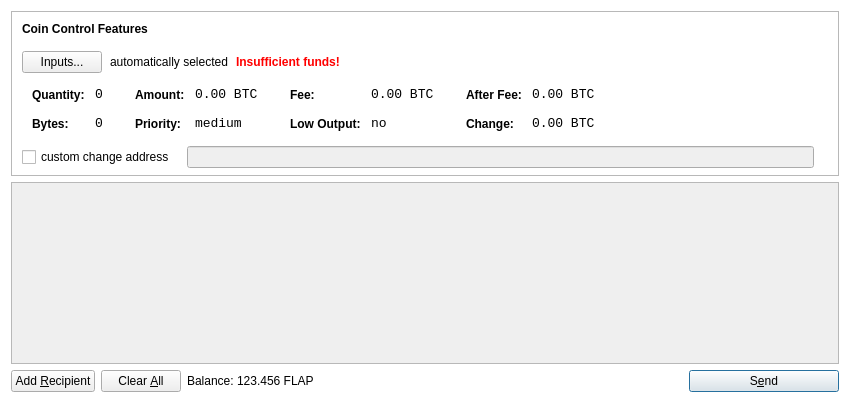
<?xml version="1.0" encoding="UTF-8"?>
<ui version="4.0">
 <class>SendCoinsDialog</class>
 <widget class="QDialog" name="SendCoinsDialog">
  <property name="geometry">
   <rect>
    <x>0</x>
    <y>0</y>
    <width>850</width>
    <height>400</height>
   </rect>
  </property>
  <property name="windowTitle">
   <string>Send Coins</string>
  </property>
  <property name="styleSheet">
   <string notr="true">QDialog { background: transparent; }</string>
  </property>
  <layout class="QVBoxLayout" name="verticalLayout" stretch="0,1,0">
   <property name="bottomMargin">
    <number>8</number>
   </property>
   <item>
    <widget class="QFrame" name="frameCoinControl">
     <property name="sizePolicy">
      <sizepolicy hsizetype="Expanding" vsizetype="Expanding">
       <horstretch>0</horstretch>
       <verstretch>0</verstretch>
      </sizepolicy>
     </property>
     <property name="maximumSize">
      <size>
       <width>16777215</width>
       <height>16777215</height>
      </size>
     </property>
     <property name="frameShape">
      <enum>QFrame::StyledPanel</enum>
     </property>
     <property name="frameShadow">
      <enum>QFrame::Sunken</enum>
     </property>
     <layout class="QVBoxLayout" name="verticalLayoutCoinControl2">
      <property name="spacing">
       <number>6</number>
      </property>
      <property name="leftMargin">
       <number>0</number>
      </property>
      <property name="topMargin">
       <number>0</number>
      </property>
      <property name="rightMargin">
       <number>0</number>
      </property>
      <property name="bottomMargin">
       <number>6</number>
      </property>
      <item>
       <layout class="QVBoxLayout" name="verticalLayoutCoinControl" stretch="0,0,0,0,1">
        <property name="spacing">
         <number>0</number>
        </property>
        <property name="leftMargin">
         <number>10</number>
        </property>
        <property name="topMargin">
         <number>10</number>
        </property>
        <item>
         <layout class="QHBoxLayout" name="horizontalLayoutCoinControl1">
          <property name="bottomMargin">
           <number>15</number>
          </property>
          <item>
           <widget class="QLabel" name="labelCoinControlFeatures">
            <property name="sizePolicy">
             <sizepolicy hsizetype="Preferred" vsizetype="Maximum">
              <horstretch>0</horstretch>
              <verstretch>0</verstretch>
             </sizepolicy>
            </property>
            <property name="font">
             <font>
              <weight>75</weight>
              <bold>true</bold>
             </font>
            </property>
            <property name="styleSheet">
             <string notr="true">font-weight:bold;</string>
            </property>
            <property name="text">
             <string>Coin Control Features</string>
            </property>
           </widget>
          </item>
         </layout>
        </item>
        <item>
         <layout class="QHBoxLayout" name="horizontalLayoutCoinControl2" stretch="0,0,0,0">
          <property name="spacing">
           <number>8</number>
          </property>
          <property name="bottomMargin">
           <number>10</number>
          </property>
          <item>
           <widget class="QPushButton" name="pushButtonCoinControl">
            <property name="styleSheet">
             <string notr="true"/>
            </property>
            <property name="text">
             <string>Inputs...</string>
            </property>
           </widget>
          </item>
          <item>
           <widget class="QLabel" name="labelCoinControlAutomaticallySelected">
            <property name="text">
             <string>automatically selected</string>
            </property>
            <property name="margin">
             <number>5</number>
            </property>
           </widget>
          </item>
          <item>
           <widget class="QLabel" name="labelCoinControlInsuffFunds">
            <property name="font">
             <font>
              <weight>75</weight>
              <bold>true</bold>
             </font>
            </property>
            <property name="styleSheet">
             <string notr="true">color:red;font-weight:bold;</string>
            </property>
            <property name="text">
             <string>Insufficient funds!</string>
            </property>
            <property name="margin">
             <number>5</number>
            </property>
           </widget>
          </item>
          <item>
           <spacer name="horizontalSpacerCoinControl">
            <property name="orientation">
             <enum>Qt::Horizontal</enum>
            </property>
            <property name="sizeHint" stdset="0">
             <size>
              <width>40</width>
              <height>1</height>
             </size>
            </property>
           </spacer>
          </item>
         </layout>
        </item>
        <item>
         <widget class="QWidget" name="widgetCoinControl" native="true">
          <property name="sizePolicy">
           <sizepolicy hsizetype="Preferred" vsizetype="Preferred">
            <horstretch>0</horstretch>
            <verstretch>0</verstretch>
           </sizepolicy>
          </property>
          <property name="minimumSize">
           <size>
            <width>0</width>
            <height>0</height>
           </size>
          </property>
          <property name="styleSheet">
           <string notr="true"/>
          </property>
          <layout class="QHBoxLayout" name="horizontalLayoutCoinControl5">
           <property name="leftMargin">
            <number>0</number>
           </property>
           <property name="topMargin">
            <number>0</number>
           </property>
           <property name="rightMargin">
            <number>0</number>
           </property>
           <property name="bottomMargin">
            <number>0</number>
           </property>
           <item>
            <layout class="QHBoxLayout" name="horizontalLayoutCoinControl3" stretch="0,0,0,1">
             <property name="spacing">
              <number>20</number>
             </property>
             <property name="topMargin">
              <number>0</number>
             </property>
             <property name="bottomMargin">
              <number>10</number>
             </property>
             <item>
              <layout class="QFormLayout" name="formLayoutCoinControl1">
               <property name="horizontalSpacing">
                <number>10</number>
               </property>
               <property name="verticalSpacing">
                <number>14</number>
               </property>
               <property name="leftMargin">
                <number>10</number>
               </property>
               <property name="topMargin">
                <number>4</number>
               </property>
               <property name="rightMargin">
                <number>6</number>
               </property>
               <item row="0" column="0">
                <widget class="QLabel" name="labelCoinControlQuantityText">
                 <property name="styleSheet">
                  <string notr="true">font-weight:bold;</string>
                 </property>
                 <property name="text">
                  <string>Quantity:</string>
                 </property>
                 <property name="margin">
                  <number>0</number>
                 </property>
                </widget>
               </item>
               <item row="0" column="1">
                <widget class="QLabel" name="labelCoinControlQuantity">
                 <property name="font">
                  <font>
                   <family>Monospace</family>
                   <pointsize>10</pointsize>
                  </font>
                 </property>
                 <property name="cursor">
                  <cursorShape>IBeamCursor</cursorShape>
                 </property>
                 <property name="contextMenuPolicy">
                  <enum>Qt::ActionsContextMenu</enum>
                 </property>
                 <property name="text">
                  <string notr="true">0</string>
                 </property>
                 <property name="margin">
                  <number>0</number>
                 </property>
                 <property name="textInteractionFlags">
                  <set>Qt::LinksAccessibleByMouse|Qt::TextSelectableByKeyboard|Qt::TextSelectableByMouse</set>
                 </property>
                </widget>
               </item>
               <item row="1" column="0">
                <widget class="QLabel" name="labelCoinControlBytesText">
                 <property name="styleSheet">
                  <string notr="true">font-weight:bold;</string>
                 </property>
                 <property name="text">
                  <string>Bytes:</string>
                 </property>
                </widget>
               </item>
               <item row="1" column="1">
                <widget class="QLabel" name="labelCoinControlBytes">
                 <property name="font">
                  <font>
                   <family>Monospace</family>
                   <pointsize>10</pointsize>
                  </font>
                 </property>
                 <property name="cursor">
                  <cursorShape>IBeamCursor</cursorShape>
                 </property>
                 <property name="contextMenuPolicy">
                  <enum>Qt::ActionsContextMenu</enum>
                 </property>
                 <property name="text">
                  <string notr="true">0</string>
                 </property>
                 <property name="textInteractionFlags">
                  <set>Qt::LinksAccessibleByMouse|Qt::TextSelectableByKeyboard|Qt::TextSelectableByMouse</set>
                 </property>
                </widget>
               </item>
              </layout>
             </item>
             <item>
              <layout class="QFormLayout" name="formLayoutCoinControl2">
               <property name="horizontalSpacing">
                <number>10</number>
               </property>
               <property name="verticalSpacing">
                <number>14</number>
               </property>
               <property name="leftMargin">
                <number>6</number>
               </property>
               <property name="topMargin">
                <number>4</number>
               </property>
               <property name="rightMargin">
                <number>6</number>
               </property>
               <item row="0" column="0">
                <widget class="QLabel" name="labelCoinControlAmountText">
                 <property name="styleSheet">
                  <string notr="true">font-weight:bold;</string>
                 </property>
                 <property name="text">
                  <string>Amount:</string>
                 </property>
                 <property name="margin">
                  <number>0</number>
                 </property>
                </widget>
               </item>
               <item row="0" column="1">
                <widget class="QLabel" name="labelCoinControlAmount">
                 <property name="font">
                  <font>
                   <family>Monospace</family>
                   <pointsize>10</pointsize>
                  </font>
                 </property>
                 <property name="cursor">
                  <cursorShape>IBeamCursor</cursorShape>
                 </property>
                 <property name="contextMenuPolicy">
                  <enum>Qt::ActionsContextMenu</enum>
                 </property>
                 <property name="text">
                  <string notr="true">0.00 BTC</string>
                 </property>
                 <property name="textInteractionFlags">
                  <set>Qt::LinksAccessibleByMouse|Qt::TextSelectableByKeyboard|Qt::TextSelectableByMouse</set>
                 </property>
                </widget>
               </item>
               <item row="1" column="0">
                <widget class="QLabel" name="labelCoinControlPriorityText">
                 <property name="styleSheet">
                  <string notr="true">font-weight:bold;</string>
                 </property>
                 <property name="text">
                  <string>Priority:</string>
                 </property>
                </widget>
               </item>
               <item row="1" column="1">
                <widget class="QLabel" name="labelCoinControlPriority">
                 <property name="font">
                  <font>
                   <family>Monospace</family>
                   <pointsize>10</pointsize>
                  </font>
                 </property>
                 <property name="cursor">
                  <cursorShape>IBeamCursor</cursorShape>
                 </property>
                 <property name="contextMenuPolicy">
                  <enum>Qt::ActionsContextMenu</enum>
                 </property>
                 <property name="text">
                  <string>medium</string>
                 </property>
                 <property name="textInteractionFlags">
                  <set>Qt::LinksAccessibleByMouse|Qt::TextSelectableByKeyboard|Qt::TextSelectableByMouse</set>
                 </property>
                </widget>
               </item>
              </layout>
             </item>
             <item>
              <layout class="QFormLayout" name="formLayoutCoinControl3">
               <property name="horizontalSpacing">
                <number>10</number>
               </property>
               <property name="verticalSpacing">
                <number>14</number>
               </property>
               <property name="leftMargin">
                <number>6</number>
               </property>
               <property name="topMargin">
                <number>4</number>
               </property>
               <property name="rightMargin">
                <number>6</number>
               </property>
               <item row="0" column="0">
                <widget class="QLabel" name="labelCoinControlFeeText">
                 <property name="styleSheet">
                  <string notr="true">font-weight:bold;</string>
                 </property>
                 <property name="text">
                  <string>Fee:</string>
                 </property>
                 <property name="margin">
                  <number>0</number>
                 </property>
                </widget>
               </item>
               <item row="0" column="1">
                <widget class="QLabel" name="labelCoinControlFee">
                 <property name="font">
                  <font>
                   <family>Monospace</family>
                   <pointsize>10</pointsize>
                  </font>
                 </property>
                 <property name="cursor">
                  <cursorShape>IBeamCursor</cursorShape>
                 </property>
                 <property name="contextMenuPolicy">
                  <enum>Qt::ActionsContextMenu</enum>
                 </property>
                 <property name="text">
                  <string notr="true">0.00 BTC</string>
                 </property>
                 <property name="textInteractionFlags">
                  <set>Qt::LinksAccessibleByMouse|Qt::TextSelectableByKeyboard|Qt::TextSelectableByMouse</set>
                 </property>
                </widget>
               </item>
               <item row="1" column="0">
                <widget class="QLabel" name="labelCoinControlLowOutputText">
                 <property name="styleSheet">
                  <string notr="true">font-weight:bold;</string>
                 </property>
                 <property name="text">
                  <string>Low Output:</string>
                 </property>
                </widget>
               </item>
               <item row="1" column="1">
                <widget class="QLabel" name="labelCoinControlLowOutput">
                 <property name="font">
                  <font>
                   <family>Monospace</family>
                   <pointsize>10</pointsize>
                  </font>
                 </property>
                 <property name="cursor">
                  <cursorShape>IBeamCursor</cursorShape>
                 </property>
                 <property name="contextMenuPolicy">
                  <enum>Qt::ActionsContextMenu</enum>
                 </property>
                 <property name="text">
                  <string>no</string>
                 </property>
                 <property name="textInteractionFlags">
                  <set>Qt::LinksAccessibleByMouse|Qt::TextSelectableByKeyboard|Qt::TextSelectableByMouse</set>
                 </property>
                </widget>
               </item>
              </layout>
             </item>
             <item>
              <layout class="QFormLayout" name="formLayoutCoinControl4">
               <property name="horizontalSpacing">
                <number>10</number>
               </property>
               <property name="verticalSpacing">
                <number>14</number>
               </property>
               <property name="leftMargin">
                <number>6</number>
               </property>
               <property name="topMargin">
                <number>4</number>
               </property>
               <property name="rightMargin">
                <number>6</number>
               </property>
               <item row="0" column="0">
                <widget class="QLabel" name="labelCoinControlAfterFeeText">
                 <property name="styleSheet">
                  <string notr="true">font-weight:bold;</string>
                 </property>
                 <property name="text">
                  <string>After Fee:</string>
                 </property>
                 <property name="margin">
                  <number>0</number>
                 </property>
                </widget>
               </item>
               <item row="0" column="1">
                <widget class="QLabel" name="labelCoinControlAfterFee">
                 <property name="font">
                  <font>
                   <family>Monospace</family>
                   <pointsize>10</pointsize>
                  </font>
                 </property>
                 <property name="cursor">
                  <cursorShape>IBeamCursor</cursorShape>
                 </property>
                 <property name="contextMenuPolicy">
                  <enum>Qt::ActionsContextMenu</enum>
                 </property>
                 <property name="text">
                  <string notr="true">0.00 BTC</string>
                 </property>
                 <property name="textInteractionFlags">
                  <set>Qt::LinksAccessibleByMouse|Qt::TextSelectableByKeyboard|Qt::TextSelectableByMouse</set>
                 </property>
                </widget>
               </item>
               <item row="1" column="0">
                <widget class="QLabel" name="labelCoinControlChangeText">
                 <property name="styleSheet">
                  <string notr="true">font-weight:bold;</string>
                 </property>
                 <property name="text">
                  <string>Change:</string>
                 </property>
                </widget>
               </item>
               <item row="1" column="1">
                <widget class="QLabel" name="labelCoinControlChange">
                 <property name="font">
                  <font>
                   <family>Monospace</family>
                   <pointsize>10</pointsize>
                  </font>
                 </property>
                 <property name="cursor">
                  <cursorShape>IBeamCursor</cursorShape>
                 </property>
                 <property name="contextMenuPolicy">
                  <enum>Qt::ActionsContextMenu</enum>
                 </property>
                 <property name="text">
                  <string notr="true">0.00 BTC</string>
                 </property>
                 <property name="textInteractionFlags">
                  <set>Qt::LinksAccessibleByMouse|Qt::TextSelectableByKeyboard|Qt::TextSelectableByMouse</set>
                 </property>
                </widget>
               </item>
              </layout>
             </item>
            </layout>
           </item>
          </layout>
         </widget>
        </item>
        <item>
         <layout class="QHBoxLayout" name="horizontalLayoutCoinControl4" stretch="0,0,0">
          <property name="spacing">
           <number>12</number>
          </property>
          <property name="sizeConstraint">
           <enum>QLayout::SetDefaultConstraint</enum>
          </property>
          <property name="topMargin">
           <number>5</number>
          </property>
          <property name="rightMargin">
           <number>5</number>
          </property>
          <item>
           <widget class="QCheckBox" name="checkBoxCoinControlChange">
            <property name="text">
             <string>custom change address</string>
            </property>
           </widget>
          </item>
          <item>
           <widget class="QLineEdit" name="lineEditCoinControlChange">
            <property name="enabled">
             <bool>false</bool>
            </property>
            <property name="sizePolicy">
             <sizepolicy hsizetype="Expanding" vsizetype="Fixed">
              <horstretch>0</horstretch>
              <verstretch>0</verstretch>
             </sizepolicy>
            </property>
           </widget>
          </item>
          <item>
           <widget class="QLabel" name="labelCoinControlChangeLabel">
            <property name="sizePolicy">
             <sizepolicy hsizetype="Preferred" vsizetype="Expanding">
              <horstretch>0</horstretch>
              <verstretch>0</verstretch>
             </sizepolicy>
            </property>
            <property name="minimumSize">
             <size>
              <width>0</width>
              <height>0</height>
             </size>
            </property>
            <property name="text">
             <string/>
            </property>
            <property name="margin">
             <number>3</number>
            </property>
           </widget>
          </item>
         </layout>
        </item>
        <item>
         <spacer name="verticalSpacerCoinControl">
          <property name="orientation">
           <enum>Qt::Vertical</enum>
          </property>
          <property name="sizeHint" stdset="0">
           <size>
            <width>800</width>
            <height>1</height>
           </size>
          </property>
         </spacer>
        </item>
       </layout>
      </item>
     </layout>
    </widget>
   </item>
   <item>
    <widget class="QScrollArea" name="scrollArea">
     <property name="widgetResizable">
      <bool>true</bool>
     </property>
     <widget class="QWidget" name="scrollAreaWidgetContents">
      <property name="geometry">
       <rect>
        <x>0</x>
        <y>0</y>
        <width>830</width>
        <height>152</height>
       </rect>
      </property>
      <layout class="QVBoxLayout" name="verticalLayout_2">
       <property name="leftMargin">
        <number>0</number>
       </property>
       <property name="topMargin">
        <number>0</number>
       </property>
       <property name="rightMargin">
        <number>0</number>
       </property>
       <property name="bottomMargin">
        <number>0</number>
       </property>
       <item>
        <layout class="QVBoxLayout" name="entries">
         <property name="spacing">
          <number>6</number>
         </property>
        </layout>
       </item>
       <item>
        <spacer name="verticalSpacer">
         <property name="orientation">
          <enum>Qt::Vertical</enum>
         </property>
         <property name="sizeHint" stdset="0">
          <size>
           <width>20</width>
           <height>40</height>
          </size>
         </property>
        </spacer>
       </item>
      </layout>
     </widget>
    </widget>
   </item>
   <item>
    <layout class="QHBoxLayout" name="horizontalLayout">
     <item>
      <widget class="QPushButton" name="addButton">
       <property name="toolTip">
        <string>Send to multiple recipients at once</string>
       </property>
       <property name="text">
        <string>Add &amp;Recipient</string>
       </property>
       <property name="icon">
        <iconset resource="../bitcoin.qrc">
         <normaloff>:/icons/add</normaloff>:/icons/add</iconset>
       </property>
       <property name="autoDefault">
        <bool>false</bool>
       </property>
      </widget>
     </item>
     <item>
      <widget class="QPushButton" name="clearButton">
       <property name="sizePolicy">
        <sizepolicy hsizetype="Minimum" vsizetype="Fixed">
         <horstretch>0</horstretch>
         <verstretch>0</verstretch>
        </sizepolicy>
       </property>
       <property name="toolTip">
        <string>Remove all transaction fields</string>
       </property>
       <property name="text">
        <string>Clear &amp;All</string>
       </property>
       <property name="icon">
        <iconset resource="../bitcoin.qrc">
         <normaloff>:/icons/remove</normaloff>:/icons/remove</iconset>
       </property>
       <property name="autoRepeatDelay">
        <number>300</number>
       </property>
       <property name="autoDefault">
        <bool>false</bool>
       </property>
      </widget>
     </item>
     <item>
      <layout class="QHBoxLayout" name="horizontalLayout_2">
       <property name="spacing">
        <number>3</number>
       </property>
       <item>
        <widget class="QLabel" name="label">
         <property name="text">
          <string>Balance:</string>
         </property>
        </widget>
       </item>
       <item>
        <widget class="QLabel" name="labelBalance">
         <property name="cursor">
          <cursorShape>IBeamCursor</cursorShape>
         </property>
         <property name="text">
          <string>123.456 FLAP</string>
         </property>
         <property name="textInteractionFlags">
          <set>Qt::LinksAccessibleByMouse|Qt::TextSelectableByKeyboard|Qt::TextSelectableByMouse</set>
         </property>
        </widget>
       </item>
      </layout>
     </item>
     <item>
      <spacer name="horizontalSpacer">
       <property name="orientation">
        <enum>Qt::Horizontal</enum>
       </property>
       <property name="sizeHint" stdset="0">
        <size>
         <width>40</width>
         <height>20</height>
        </size>
       </property>
      </spacer>
     </item>
     <item>
      <widget class="QPushButton" name="sendButton">
       <property name="minimumSize">
        <size>
         <width>150</width>
         <height>0</height>
        </size>
       </property>
       <property name="toolTip">
        <string>Confirm the send action</string>
       </property>
       <property name="text">
        <string>S&amp;end</string>
       </property>
       <property name="icon">
        <iconset resource="../bitcoin.qrc">
         <normaloff>:/icons/send</normaloff>:/icons/send</iconset>
       </property>
       <property name="default">
        <bool>true</bool>
       </property>
      </widget>
     </item>
    </layout>
   </item>
  </layout>
 </widget>
 <resources>
  <include location="../bitcoin.qrc"/>
 </resources>
 <connections/>
</ui>
